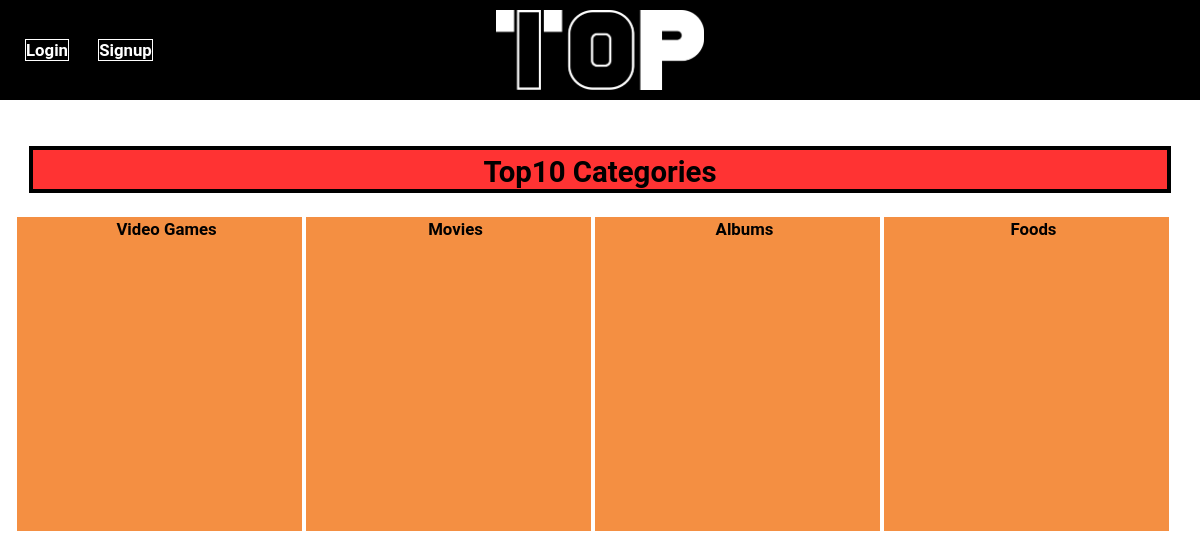
Screenshot of /top10 with the database file from the repository.
### database_setup.py (models this page shows, shortened)
class Category(Base):
    __tablename__ = 'category'
    id = Column(Integer, primary_key=True)
    name = Column(String(250), nullable=False)
    url = Column(String(250), nullable=False)
    description = Column(String(500), nullable=True)
    public = Column(Boolean, nullable=False)
    user_account_id = Column(Integer, ForeignKey('user_account.id'), nullable=False)
    user_account = relationship(UserAccount)
    date_created = Column(DateTime, default=datetime.datetime.utcnow)

### application.py (the view)
@app.route('/top10')
def showHome():
    data = session.query(Category).all()
    return render_template('homescreen.html',
                           categories=data,
                           logged_in=login_session.get('logged_in'))

### templates/homescreen.html
{% extends 'base.html'%}
{% block content %}
<h2 class="categorystyles blackcolor">
  Top10 Categories
</h2>
<div class="column-group large-half-horizontal-gutters">
      {% for item in categories %}
          <a class="all-25 galleryitem categorytext" href="{{ url_for('showCategory', category_url=item.url) }}">{{item.name}}</a>
      {% endfor %}
</div>
{% endblock %}

### static/styles.css (style rules this page uses)
html { height:100%; }
body { height: 100%; }
.galleryitem { text-align: center; background-color: #f48f42; height: 0; padding-bottom: 25%; width: 25%; font-weight: bold; border: 2px solid white; }
.categorytext { height: 100%; position: relative; top: 40%; color: black; }
.blackcolor { color: black; }
.categorystyles { background-color: #ff3333; text-align: center; border: 4px solid black; }
h2 { padding-top: 5px; }

### rows the page displays
Category: name "Video Games"
Category: name "Movies"
Category: name "Albums"
Category: name "Foods"
